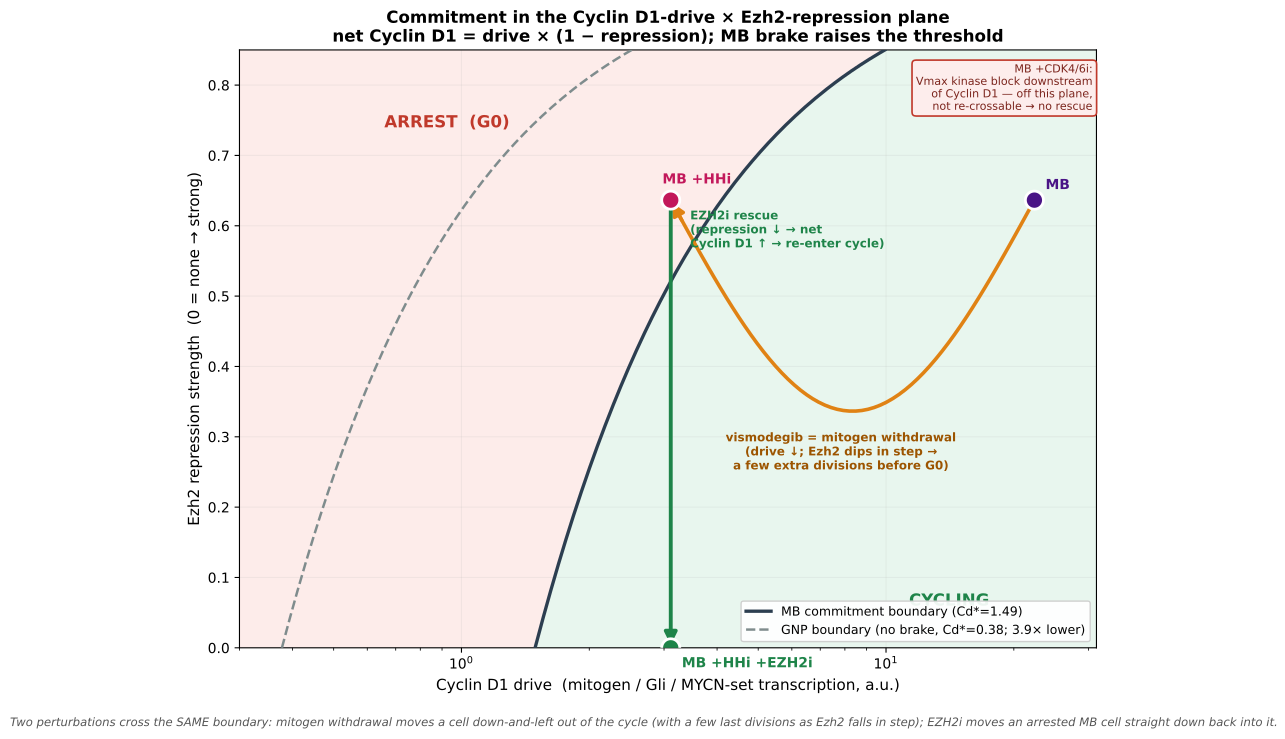

This chart was generated by the following Python code:
"""Supp figure: the G0/G1 commitment in the plane of Cyclin D1 DRIVE x EZH2 REPRESSION.

One map that unifies two results:
  (1) mitogen withdrawal (paragraph 2): lowering Hedgehog drive moves a cell left; because Ezh2 is
      cell-cycle-coupled it falls in step, so repression also eases (downward) -> the path skirts the
      commitment boundary and yields a few extra divisions before crossing out into G0.
  (2) the EZH2i rescue (rescue paragraph): from arrested MB+HHi, relieving Ezh2 repression raises net
      Cyclin D1 (straight down) back across the SAME boundary into the cycle. CDK4/6i is off-plane
      (a Vmax kinase block downstream of Cyclin D1) -> cannot be re-crossed here -> no rescue.

Model fact used: net Cyclin D1  =  drive (mitogen/Gli/MYCN-set transcription)  x  Ezh2 repression factor.
Commitment fires when net Cd clears the threshold, which the MB CDK-inhibitor tone raises above GNP.
So the cycle/arrest boundary in (drive, repression r) is the curve  drive = Cd* / (1 - r).

We measure from the model:
  Cd*_MB , Cd*_GNP : cycling threshold (mean Cd at the boundary) in MB vs GNP CDK-inhibitor context
  Cd_MB            : MB operating Cyclin D1 (full dynamic model)
  F                : EZH2i de-repression fold in MB+HHi  ->  physiological repression r_phys = 1 - 1/F

Run:  ./venv/bin/python simulations/fig_v44_cd_ezh2_commitment.py
"""
import sys, os
sys.path.insert(0, os.path.dirname(os.path.dirname(os.path.abspath(__file__))))
import numpy as np, tellurium as te
import matplotlib
matplotlib.use("Agg")
import matplotlib.pyplot as plt
from matplotlib.patches import FancyArrowPatch
from scipy.signal import find_peaks
from src.build_model_v44_heldt import build_model_v44

# MB CDK-inhibitor tone vs GNP baseline (same numbers as validate_v44 / the paramspace fig)
MB_TONE  = dict(p16=0.88, p18=1.2,  ksyp21=0.004)
GNP_TONE = dict(p16=0.0,  p18=0.4,  ksyp21=0.002)


def _runner():
    rr = te.loada(build_model_v44(with_ezh2=True, with_hh=True))   # full model for everything
    rr.integrator.setValue("relative_tolerance", 1e-6)
    return rr


def simulate(rr, ktl=None, SHH=0.5, f=0.1, mycn=2.86, ezh2i=0.0, gdc=0.0,
             p16=0.0, p18=0.4, ksyp21=0.002):
    """mean settled Cd + division count; robust to the flaky CVODE init.
    EZH2i=1 turns the Ezh2 repression OFF, giving a clean drive (net-Cd) scan."""
    for te_end, te_pts in ((12000, 48000), (8000, 32000), (6000, 24000)):
        for atol in (1e-9, 1e-8, 1e-7, 1e-6, 1e-5):
            rr.reset()
            rr['SHH'] = SHH; rr['Ptch1_copy_number'] = f; rr['MYCN_amplification'] = mycn
            rr['GDC0449'] = gdc
            rr['p16'] = p16; rr['p18'] = p18; rr['kSyP21'] = ksyp21; rr['EZH2i'] = ezh2i
            if ktl is not None:
                rr['k_Cd_translation'] = ktl
            rr.integrator.setValue("absolute_tolerance", atol)
            try: rr.integrator.setValue("maximum_num_steps", 300000)
            except Exception: pass
            try:
                r = rr.simulate(0, te_end, te_pts, selections=["time", "MPF", "Cd"]); break
            except Exception:
                r = None
        if r is not None:
            break
    if r is None:
        return np.nan, -1
    t = r['time']; m = t >= 4000; tt = t[m]; dt = tt[1] - tt[0]
    pk, _ = find_peaks(r['MPF'][m], prominence=0.15, distance=int(200 / dt))
    return float(np.mean(r['Cd'][m])), len(pk)


def threshold_scan(tone, f, mycn, label):
    """Scan k_Cd_translation (the Cyclin D1 drive proxy) with EZH2i=1 (Ezh2 repression OFF), so drive
    is a clean input.  Return (Cd, cyc) points and the Cd threshold set by this CDK-inhibitor tone."""
    rr = _runner()
    pts = []
    for ktl in [0.02, 0.04, 0.06, 0.08, 0.11, 0.15, 0.20, 0.28, 0.40, 0.55, 0.75, 1.0, 1.25]:
        cd, div = simulate(rr, ktl=ktl, f=f, mycn=mycn, ezh2i=1.0, **tone)
        if np.isnan(cd):
            continue
        pts.append((cd, div >= 2))
        print(f"   {label:4s}  ktl={ktl:5.2f}  Cd={cd:7.3f}  div={div:2d}  {'CYCLE' if div>=2 else 'arrest'}")
    pts.sort()
    arr = [cd for cd, c in pts if not c]
    cyc = [cd for cd, c in pts if c]
    if arr and cyc:
        hi_arr = max(arr); lo_cyc = min([c for c in cyc if c > hi_arr] or cyc)
        thr = 0.5 * (hi_arr + lo_cyc)
    else:
        thr = np.nan
    return pts, thr


print("=" * 70)
print("Measuring commitment thresholds (Ezh2 feedback OFF; drive = k_Cd_translation):")
mb_pts,  Cd_MB_thr  = threshold_scan(MB_TONE,  f=0.1, mycn=2.86, label="MB")
gnp_pts, Cd_GNP_thr = threshold_scan(GNP_TONE, f=1.0, mycn=1.0,  label="GNP")
print(f"\n  Cd* (MB tone)  = {Cd_MB_thr:.3f}   Cd* (GNP tone) = {Cd_GNP_thr:.3f}"
      f"   -> MB brake raises threshold {Cd_MB_thr/Cd_GNP_thr:.2f}x")

# operating Cyclin D1 + de-repression fold, from the FULL dynamic model
print("\nMeasuring MB operating Cyclin D1 + EZH2i de-repression fold (full dynamic model):")
rr_full = _runner()
Cd_MB, _      = simulate(rr_full, f=0.1, mycn=2.86, **MB_TONE)                  # repression ON
Cd_MB_norep,_ = simulate(rr_full, f=0.1, mycn=2.86, ezh2i=1.0, **MB_TONE)      # repression OFF (same drive)
Cd_HHi, _     = simulate(rr_full, f=0.1, mycn=2.86, gdc=1.0, **MB_TONE)        # vismodegib: Gli drive off
# de-repression fold measured at MB operating drive (non-stiff): F = Cd(no repression) / Cd(repression)
F = (Cd_MB_norep / Cd_MB) if (Cd_MB and not np.isnan(Cd_MB_norep) and Cd_MB > 1e-6) else 2.5
F = float(np.clip(F, 1.3, 6.0))
r_phys = 1.0 - 1.0 / F
DROP = float(Cd_HHi / Cd_MB) if (Cd_MB and not np.isnan(Cd_HHi)) else 0.14     # vismo net-Cd drop
print(f"  Cd_MB={Cd_MB:.3f}  Cd_MB(no repression)={Cd_MB_norep:.3f}  Cd_MB+HHi={Cd_HHi:.3f}")
print(f"  de-repression fold F={F:.2f} -> r_phys={r_phys:.2f}   vismo net-Cd drop={DROP:.3f} ({100*(1-DROP):.0f}%)")

# ---- operating points in the (drive, repression) plane.  net = drive*(1-r). ----
# MB: full drive, physiological repression.   net_MB = Cd_MB.
drive_MB = Cd_MB / (1 - r_phys)
# vismo removes the Gli-driven input: net falls to the model's observed fraction of MB
drive_HHi = DROP * drive_MB                      # repression unchanged; DRIVE collapses
# EZH2i: same (collapsed) drive, repression -> 0
OPS = {
    "MB":              dict(drive=drive_MB,  r=r_phys,  cyc=True),
    "MB +HHi":         dict(drive=drive_HHi, r=r_phys,  cyc=False),
    "MB +HHi +EZH2i":  dict(drive=drive_HHi, r=0.0,     cyc=(drive_HHi * 1.0 > Cd_MB_thr)),
}
print("\nOperating points (drive, r, net=drive*(1-r)):")
for n, o in OPS.items():
    net = o['drive'] * (1 - o['r'])
    print(f"  {n:16s} drive={o['drive']:.3f}  r={o['r']:.2f}  net={net:.3f}  "
          f"{'CYCLE' if net>Cd_MB_thr else 'arrest'}  (thr_MB={Cd_MB_thr:.3f})")

# ======================================================================
# Figure
# ======================================================================
fig, ax = plt.subplots(figsize=(9.4, 7.2))
DMAX = drive_MB * 1.4
XMIN = 0.3
rr_grid = np.linspace(0.0, 0.85, 260)
dd_grid = np.geomspace(XMIN, DMAX, 260)
DD, RR = np.meshgrid(dd_grid, rr_grid)
NET = DD * (1 - RR)
ax.contourf(DD, RR, (NET > Cd_MB_thr).astype(float), levels=[-0.5, 0.5, 1.5],
            colors=["#fdecea", "#e8f6ee"], zorder=0)

# boundary curves: drive = Cd* / (1 - r)
rline = np.linspace(0.0, 0.85, 200)
ax.plot(Cd_MB_thr / (1 - rline), rline, color="#2c3e50", lw=2.4, zorder=3,
        label=f"MB commitment boundary (Cd*={Cd_MB_thr:.2f})")
ax.plot(Cd_GNP_thr / (1 - rline), rline, color="#7f8c8d", lw=1.8, ls="--", zorder=3,
        label=f"GNP boundary (no brake, Cd*={Cd_GNP_thr:.2f}; {Cd_MB_thr/Cd_GNP_thr:.1f}× lower)")

ax.text(Cd_MB_thr * 0.62, 0.74, "ARREST  (G0)", color="#c0392b", fontsize=12, fontweight="bold", ha="center")
ax.text(DMAX * 0.45, 0.06, "CYCLING", color="#1e8449", fontsize=12, fontweight="bold", ha="center")

# operating points
PCOL = {"MB": "#4A1486", "MB +HHi": "#C2185B", "MB +HHi +EZH2i": "#1e8449"}
LOFF = {"MB": (8, 8), "MB +HHi": (-6, 12), "MB +HHi +EZH2i": (8, -14)}
P = {}
for n, o in OPS.items():
    x, y = o['drive'], o['r']; P[n] = (x, y)
    col = "#1e8449" if o['cyc'] else "#c0392b"
    ax.scatter([x], [y], s=170, c=PCOL[n], edgecolor="white", lw=2, zorder=6)
    dx, dy = LOFF[n]
    ax.annotate(n, (x, y), textcoords="offset points", xytext=(dx, dy),
                fontsize=10, fontweight="bold", color=PCOL[n], zorder=7)

# (1) vismodegib = mitogen withdrawal: drive collapses MB -> MB+HHi; as Ezh2 falls in step the path
#     bows DOWN (repression dips), keeping net Cyclin D1 up for a few extra divisions before it arrests.
t = np.linspace(0, 1, 60)
mw_x = drive_MB * (drive_HHi / drive_MB) ** t            # drive falls log-linearly MB -> MB+HHi
mw_y = r_phys - 0.30 * np.sin(np.pi * t)                 # Ezh2 dips then returns at the arrested state
ax.plot(mw_x, mw_y, color="#E08214", lw=2.6, zorder=4)
ax.add_patch(FancyArrowPatch((mw_x[-3], mw_y[-3]), (mw_x[-1], mw_y[-1]), arrowstyle="-|>",
             mutation_scale=18, color="#E08214", lw=2.6, zorder=5))
ax.annotate("vismodegib = mitogen withdrawal\n(drive ↓; Ezh2 dips in step →\na few extra divisions before G0)",
            (mw_x[30], mw_y[30]), textcoords="offset points", xytext=(-6, -42),
            fontsize=8.6, color="#9C5400", fontweight="bold", ha="center", zorder=7)

# (2) EZH2i rescue: from MB+HHi straight DOWN (repression -> 0) across the boundary
ax.add_patch(FancyArrowPatch(P["MB +HHi"], P["MB +HHi +EZH2i"], arrowstyle="-|>",
             mutation_scale=18, color="#1e8449", lw=2.8, zorder=5,
             connectionstyle="arc3,rad=0.0"))
ax.annotate("EZH2i rescue\n(repression ↓ → net\nCyclin D1 ↑ → re-enter cycle)",
            P["MB +HHi"], textcoords="offset points", xytext=(14, -34),
            fontsize=8.6, color="#1e8449", fontweight="bold", zorder=7)

# CDK4/6i: off-plane
ax.text(DMAX * 0.98, 0.83,
        "MB +CDK4/6i:\nVmax kinase block downstream\nof Cyclin D1 — off this plane,\nnot re-crossable → no rescue",
        fontsize=8.0, color="#7b241c", ha="right", va="top",
        bbox=dict(boxstyle="round,pad=0.35", fc="#fdedec", ec="#c0392b", lw=1.2), zorder=7)

ax.set_xscale("log")
ax.set_xlim(XMIN, DMAX); ax.set_ylim(0, 0.85)
ax.set_xlabel("Cyclin D1 drive  (mitogen / Gli / MYCN-set transcription, a.u.)", fontsize=11)
ax.set_ylabel("Ezh2 repression strength  (0 = none → strong)", fontsize=11)
ax.set_title("Commitment in the Cyclin D1-drive × Ezh2-repression plane\n"
             "net Cyclin D1 = drive × (1 − repression); MB brake raises the threshold",
             fontsize=12, fontweight="bold")
ax.legend(loc="lower right", fontsize=9, framealpha=0.92)
ax.grid(True, alpha=0.15)
fig.text(0.5, -0.02,
         "Two perturbations cross the SAME boundary: mitogen withdrawal moves a cell down-and-left "
         "out of the cycle (with a few last divisions as Ezh2 falls in step); EZH2i moves an arrested "
         "MB cell straight down back into it.",
         ha="center", fontsize=8.4, color="#555", style="italic")

plt.tight_layout()
out = os.path.join(os.path.dirname(__file__), "fig_v44_cd_ezh2_commitment")
fig.savefig(out + ".png", dpi=165, bbox_inches="tight")
fig.savefig(out + ".pdf", bbox_inches="tight")
print("\nwrote", out + ".png /.pdf")
